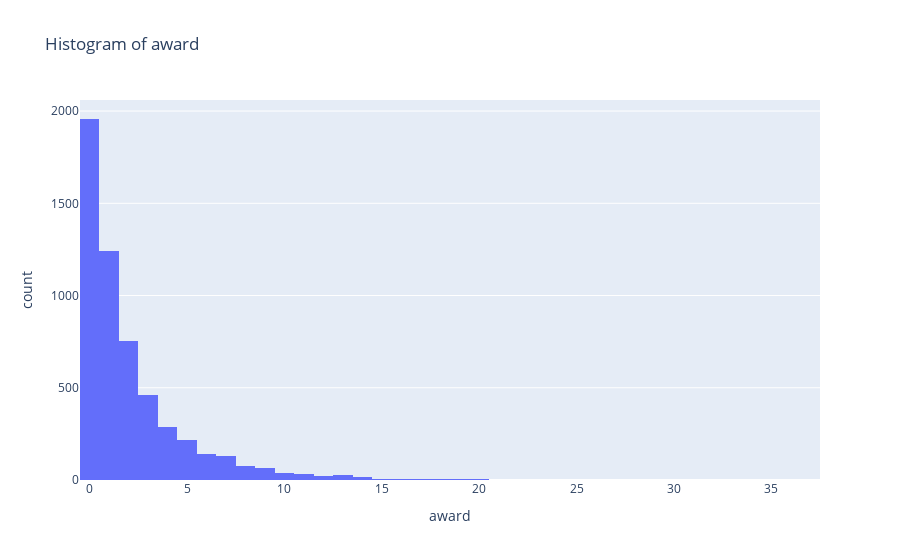

This figure's notebook cell:
### Code cell
fig = px.histogram(player, x='award', title='Histogram of award')
fig.update_layout(xaxis_title='award')
fig.show()

### Figure 1 — Plotly figure (JSON) as saved in the notebook; plotly's stock layout.template omitted (floating-point values rounded to 4 significant figures; data arrays with more than 128 entries replaced by an {"elided": "..."} marker saying what was removed)
{"data": [{"alignmentgroup": "True", "bingroup": "x", "hovertemplate": "award=%{x}<br>count=%{y}<extra></extra>", "legendgroup": "", "marker": {"color": "#636efa", "pattern": {"shape": ""}}, "name": "", "offsetgroup": "", "orientation": "v", "showlegend": false, "type": "histogram", "x": {"elided": "5514 int values"}, "xaxis": "x", "yaxis": "y"}], "layout": {"barmode": "relative", "legend": {"tracegroupgap": 0}, "title": {"text": "Histogram of award"}, "xaxis": {"anchor": "y", "domain": [0, 1], "title": {"text": "award"}}, "yaxis": {"anchor": "x", "domain": [0, 1], "title": {"text": "count"}}}}
